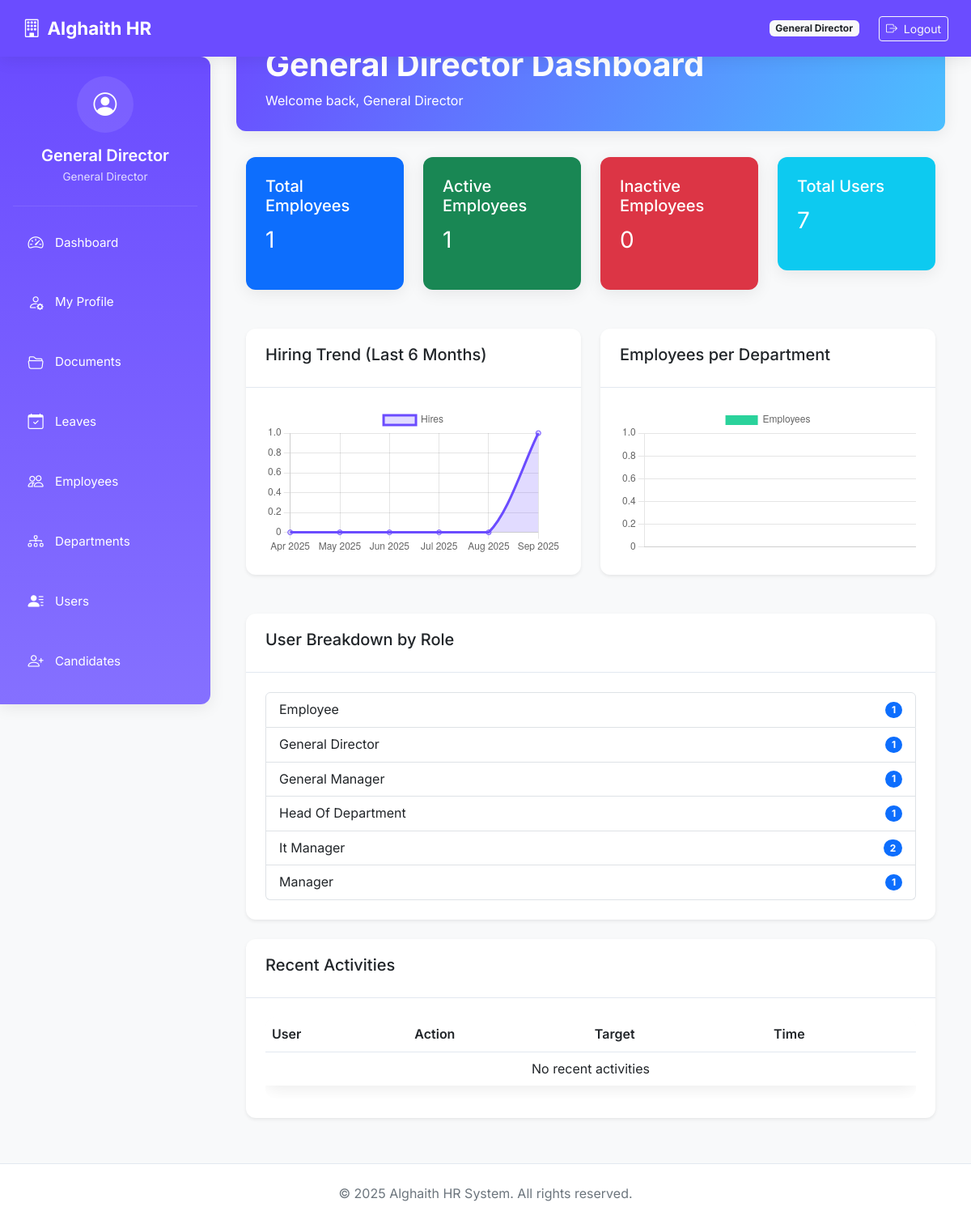
/dashboard/general_director (signed in), run on the app's committed database.
### core/models.py (models this page shows, shortened)
class User(db.Model, UserMixin):
    __tablename__ = 'users'
    id = db.Column(db.Integer, primary_key=True)
    email = db.Column(db.String(120), unique=True, nullable=False, index=True)
    password_hash = db.Column(db.String(200), nullable=False)
    name = db.Column(db.String(100), nullable=False)
    role = db.Column(db.String(50), nullable=False)  # General Director, IT Manager, etc.
    avatar = db.Column(db.String(255), nullable=True)
    access_code = db.Column(db.String(20), unique=True, nullable=False)
    phone = db.Column(db.String(20), nullable=True)
    position = db.Column(db.String(100), nullable=True)
    created_at = db.Column(db.DateTime, default=datetime.utcnow)
    last_login = db.Column(db.DateTime)
    login_count = db.Column(db.Integer, default=0)
    is_active = db.Column(db.Boolean, default=True, nullable=False)
    documents = db.relationship('UserDocument', back_populates='user', cascade="all, delete-orphan")
    folders_created = db.relationship('Folder', back_populates='creator', cascade="all, delete-orphan")
    activities = db.relationship('ActivityLog', back_populates='user', cascade="all, delete-orphan")
    leave_requests = db.relationship('LeaveRequest', back_populates='requester', foreign_keys='LeaveRequest.user_id')
    approved_requests = db.relationship('LeaveRequest', back_populates='approver', foreign_keys='LeaveRequest.approver_id')
    @property
    def is_authenticated(self):
        return True

### modules/dashboard/routes.py (the view)
@dashboard_bp.route('/general_director')
@login_required
@role_required(['general_director'])
def director_dashboard():
    total_employees = Employee.query.count()
    active_employees = Employee.query.join(User, isouter=True).filter(
        or_(User.is_active == True, Employee.user_id == None)
    ).count()
    inactive_employees = total_employees - active_employees
    months_dict = OrderedDict()
    for i in range(5, -1, -1):
        dt = datetime.utcnow() - relativedelta(months=i)
        months_dict[dt.strftime("%b %Y")] = 0
    hires = db.session.query(
        extract('month', Employee.created_at).label('month'),
        extract('year', Employee.created_at).label('year'),
        func.count(Employee.id)
    ).group_by('year', 'month').all()
    for month, year, count in hires:
        key = f"{calendar.month_abbr[int(month)]} {int(year)}"
        if key in months_dict:
            months_dict[key] = count
    hiring_months = list(months_dict.keys())
    hiring_counts = list(months_dict.values())
    departments = Department.query.order_by(Department.name).all()
    department_names = [d.name for d in departments]
    employees_per_dept = [
        Employee.query.filter_by(department_id=d.id).count() for d in departments
    ]
    total_users = User.query.count()
    week_ago = datetime.utcnow() - timedelta(days=7)
    new_users_count = User.query.filter(User.created_at >= week_ago).count()
    month_ago = datetime.utcnow() - timedelta(days=30)
    inactive_users_count = User.query.filter(
        or_(User.last_login == None, User.last_login < month_ago)
    ).count()
    user_counts = dict(db.session.query(User.role, func.count(User.id)).group_by(User.role).all())
    recent_activities = ActivityLog.query.order_by(ActivityLog.timestamp.desc()).limit(10).all()
    return render_template(
        'dashboard/general_director.html',
        user=current_user,
        total_employees=total_employees,
        active_employees=active_employees,
        inactive_employees=inactive_employees,
        total_users=total_users,
        active_users=total_users - inactive_users_count,
        inactive_users_count=inactive_users_count,
        new_users_count=new_users_count,
        user_counts=user_counts,
        hiring_months=hiring_months,
        hiring_counts=hiring_counts,
        department_names=department_names,
        employees_per_dept=employees_per_dept,
        recent_activities=recent_activities
    )

### templates/dashboard/general_director.html (shortened to what this page needs)
{% extends "dashboard/base_dashboard.html" %}
{% block dashboard_title %}General Director Dashboard{% endblock %}
{% block dashboard_content %}
<div class="container-fluid mt-4">
    <div class="row mb-4">
        <div class="col-md-3">
            <div class="card text-white bg-primary">
                <div class="card-body">
                    <h5>Total Employees</h5>
                    <p class="fs-3">{{ total_employees }}</p>
                </div>
            </div>
        </div>
        <div class="col-md-3">
            <div class="card text-white bg-success">
                <div class="card-body">
                    <h5>Active Employees</h5>
                    <p class="fs-3">{{ active_employees }}</p>
                </div>
            </div>
        </div>
        <div class="col-md-3">
            <div class="card text-white bg-danger">
                <div class="card-body">
                    <h5>Inactive Employees</h5>
                    <p class="fs-3">{{ inactive_employees }}</p>
                </div>
            </div>
        </div>
        <div class="col-md-3">
            <div class="card text-white bg-info">
                <div class="card-body">
                    <h5>Total Users</h5>
                    <p class="fs-3">{{ total_users }}</p>
                </div>
            </div>
        </div>
    </div>
    <div class="row mb-4">
        <div class="col-md-6">
            <div class="card shadow-sm">
                <div class="card-header">
                    <h5>Hiring Trend (Last 6 Months)</h5>
                </div>
                <div class="card-body">
                    <canvas id="hiringTrendChart"></canvas>
                </div>
            </div>
        </div>
        <div class="col-md-6">
            <div class="card shadow-sm">
                <div class="card-header">
                    <h5>Employees per Department</h5>
                </div>
                <div class="card-body">
                    <canvas id="deptEmployeesChart"></canvas>
                </div>
            </div>
        </div>
    </div>
    <div class="card mb-4 shadow-sm">
        <div class="card-header">
            <h5>User Breakdown by Role</h5>
        </div>
        <div class="card-body">
            {% if user_counts %}
                <ul class="list-group">
                    {% for role, count in user_counts.items() %}
                        <li class="list-group-item d-flex justify-content-between align-items-center">
                            {{ role|replace('_', ' ')|title }}
                            <span class="badge bg-primary rounded-pill">{{ count }}</span>
                        </li>
                    {% endfor %}
                </ul>
            {% else %}
                <p class="text-muted">No users found.</p>
            {% endif %}
        </div>
    </div>
    <div class="card shadow-sm">
        <div class="card-header">
            <h5>Recent Activities</h5>
        </div>
        <div class="card-body">
            {% include 'dashboard/partials/recent_activities.html' %}
        </div>
    </div>
</div>
{% endblock %}
{% block scripts %}
<script>
    // Hiring Trend Chart
    const ctxHiring = document.getElementById('hiringTrendChart').getContext('2d');
    new Chart(ctxHiring, {
        type: 'line',
        data: {
            labels: {{ hiring_months|tojson }},
            datasets: [{
                label: 'Hires',
                data: {{ hiring_counts|tojson }},
                borderColor: '#6b4cff',
                backgroundColor: 'rgba(107, 76, 255, 0.2)',
                fill: true,
                tension: 0.3
            }]
        }
    });
    // Employees per Department Chart
    const ctxDept = document.getElementById('deptEmployeesChart').getContext('2d');
    new Chart(ctxDept, {
        type: 'bar',
        data: {
            labels: {{ department_names|tojson }},
            datasets: [{
                label: 'Employees',
                data: {{ employees_per_dept|tojson }},
                backgroundColor: '#2ad29b'
            }]
        }
    });
</script>
{% endblock %}

### templates/dashboard/base_dashboard.html (shortened to what this page needs)
<!DOCTYPE html>
<html lang="en">
<head>
    <link href="https://cdn.jsdelivr.net/npm/bootstrap@5.3.0/dist/css/bootstrap.min.css" rel="stylesheet">
    <link href="https://cdn.jsdelivr.net/npm/bootstrap-icons@1.10.5/font/bootstrap-icons.css" rel="stylesheet">
    <link rel="stylesheet" href="{{ url_for('static', filename='css/styles.css') }}">
</head>
<body>
<nav class="navbar navbar-expand-lg navbar-dark">
    <div class="container-fluid">
        <a class="navbar-brand" href="{{ url_for('dashboard.role_dashboard') }}">
            <i class="bi bi-building me-2"></i>Alghaith HR
        </a>
        <div class="d-flex align-items-center">
            <span class="badge bg-light text-dark me-3 d-none d-md-inline">{{ current_user.role|replace('_', ' ')|title }}</span>
            {% if current_user.is_authenticated %}
            <div class="desktop-logout">
                <form method="post" action="{{ url_for('auth.logout') }}" class="ms-2 d-inline">
                    <button type="submit" class="btn btn-sm btn-outline-light">
                        <i class="bi bi-box-arrow-right me-1"></i> Logout
                    </button>
                </form>
            </div>
            {% endif %}
        </div>
    </div>
</nav>
<div class="sidebar" id="sidebarMenu">
    <div class="sidebar-header">
        <div class="user-info">
            <div class="user-avatar">
                <i class="bi bi-person-circle"></i>
            </div>
            <h5 class="user-name">{{ current_user.name }}</h5>
            <div class="user-role">{{ current_user.role|replace('_', ' ')|title }}</div>
        </div>
    </div>
    <ul class="nav flex-column">
        <li class="nav-item">
            <a class="nav-link" href="{{ url_for('dashboard.role_dashboard') }}">
                <i class="bi bi-speedometer2"></i> <span class="link-text">Dashboard</span>
            </a>
        </li>
        <li class="nav-item">
            <a class="nav-link" href="{{ url_for('profile.my_profile') }}">
                <i class="bi bi-person-gear"></i> <span class="link-text">My Profile</span>
            </a>
        </li>
        <li class="nav-item">
            <a class="nav-link" href="{{ url_for('docs.list_documents') }}">
                <i class="bi bi-folder2-open"></i> <span class="link-text">Documents</span>
            </a>
        </li>
        <li class="nav-item">
            <a class="nav-link" href="{{ url_for('leave.leaves_dashboard') }}">
                <i class="bi bi-calendar-check"></i> <span class="link-text">Leaves</span>
            </a>
        </li>
        <li class="nav-item">
            <a class="nav-link" href="{{ url_for('dashboard.employee_summary') }}">
                <i class="bi bi-people"></i> <span class="link-text">Employees</span>
            </a>
        </li>
        <li class="nav-item">
            <a class="nav-link" href="{{ url_for('department.department_summary') }}">
                <i class="bi bi-diagram-3"></i> <span class="link-text">Departments</span>
            </a>
        </li>
        <li class="nav-item">
            <a class="nav-link" href="{{ url_for('dashboard.user_management') }}">
                <i class="bi bi-person-lines-fill"></i> <span class="link-text">Users</span>
            </a>
        </li>
        <li class="nav-item">
            <a class="nav-link" href="{{ url_for('candidates.list_candidates') }}">
                <i class="bi bi-person-plus"></i> <span class="link-text">Candidates</span>
            </a>
        </li>
    </ul>
</div>
<div class="main-content">
    <div class="dashboard-header">
        <div class="container-fluid">
            <h1 class="dashboard-title">{% block dashboard_title %}Dashboard{% endblock %}</h1>
            <p class="mb-0">Welcome back, {{ current_user.name }}</p>
        </div>
    </div>
    {% block dashboard_content %}{% endblock %}
</div>
<footer>
    <div class="container-fluid">
        &copy; 2025 Alghaith HR System. All rights reserved.
    </div>
</footer>
{% block scripts %}{% endblock %}
</body>
</html>

### data on the page
User: role "General Director", name "General Director", is_active "1"
User: role "Employee", is_active "1"
User: name "General Manager", is_active "1"
User: role "Manager", is_active "1"

### other printed values
{{ total_employees }} "1"
{{ active_employees }} "1"
{{ inactive_employees }} "0"
{{ total_users }} "7"
{{ role|replace('_', ' ')|title }} "Head Of Department" "It Manager"
{{ count }} "1" "2"
chart data {{ hiring_counts|tojson }} [0, 0, 0, 0, 0, 1]
